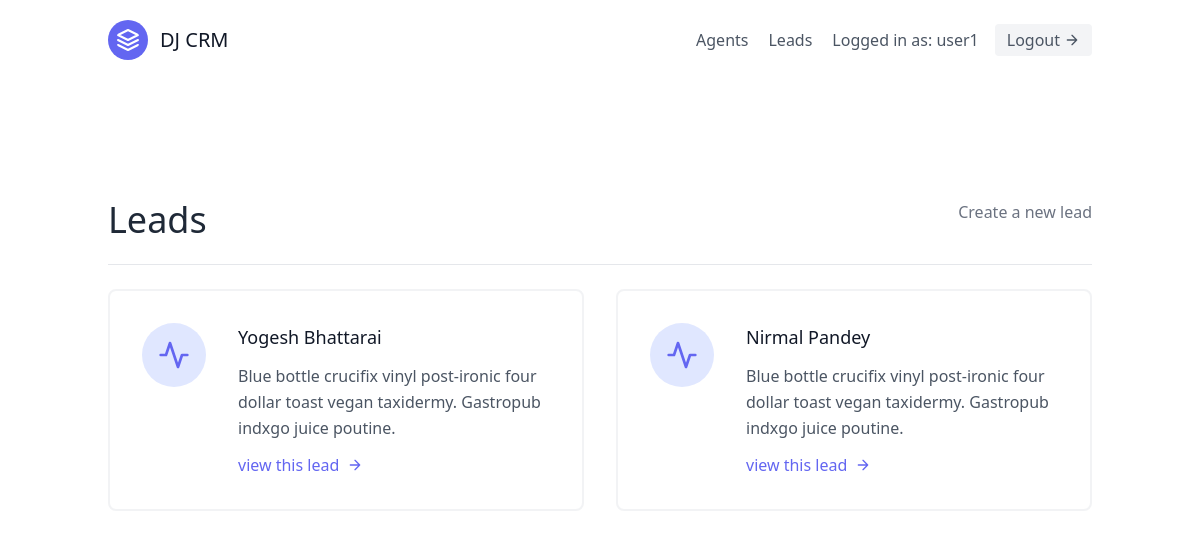
The page /leads/ (signed in) on the database as committed earlier.
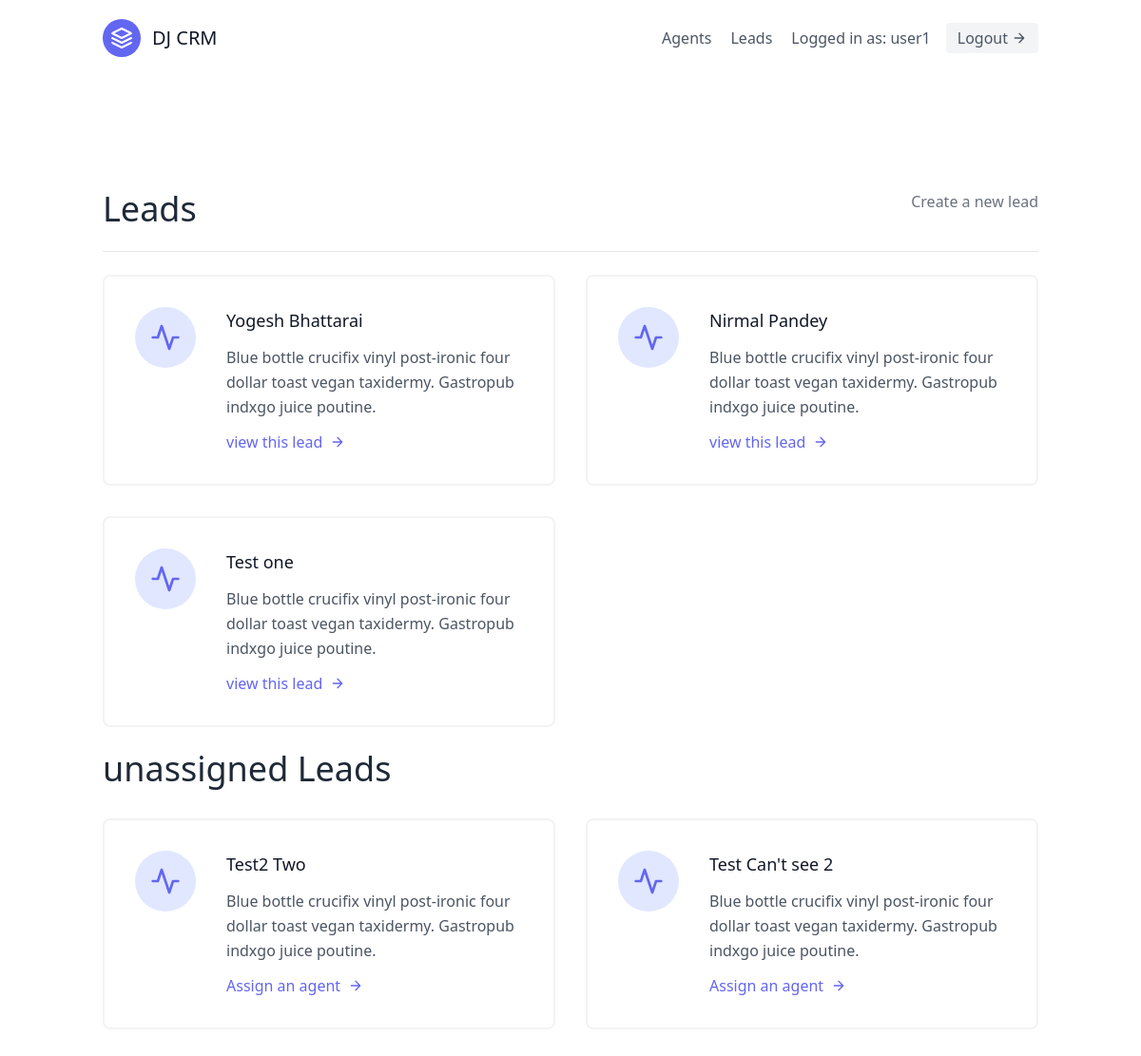
The same page on the database as committed later.
### leads/models.py (models this page shows, shortened)
class Lead(models.Model):
    first_name = models.CharField(max_length=100)
    last_name = models.CharField(max_length=100)
    age = models.PositiveIntegerField(default=0)
    organization=models.ForeignKey(UserProfile,on_delete=models.CASCADE)
    agent = models.ForeignKey("Agent", null=True, blank=True, on_delete=models.SET_NULL)

### leads/views.py (the view)
# urls.py: path('', LeadListView.as_view(), name="lead_list"),
class LeadListView(LoginRequiredMixin, ListView):
    template_name = "leads/lead_list.html"
    context_object_name = "leads"
    def get_queryset(self):
        user = self.request.user
        if user.is_organizer:
            queryset = Lead.objects.filter(
                organization=user.userprofile,
                agent__isnull=False
            )
        else:
            queryset=Lead.objects.filter(organization=user.agent.organization, agent__isnull=False)
            queryset = queryset.filter(agent__user=user)
        return queryset
    def get_context_data(self, **kwargs):
        context = super(LeadListView, self).get_context_data(**kwargs)
        user = self.request.user
        if user.is_organizer:
            queryset = Lead.objects.filter(
                organization=user.userprofile,
                agent__isnull=True
            )
        context.update({
            "unassigned_leads": queryset
        })
        return context

### leads/templates/leads/lead_list.html (shortened to what the changed rows need)
{% extends "base.html" %}
{% block content %}
<section class="text-gray-600 body-font">
    <div class="container px-5 py-24 mx-auto flex flex-wrap">
        <div class="w-full mb-6 py-6 flex justify-between items-centre border-b border-grey-200">
            <div>
                <h1 class="text-4xl text-gray-800">Leads</h1>
            </div>
        </div>
        <div class="flex flex-wrap -m-4">
            {% for lead in leads %}
            <div class="p-4 lg:w-1/2 md:w-full">
                <div class="flex border-2 rounded-lg border-gray-200 border-opacity-50 p-8 sm:flex-row flex-col">
                    <div class="w-16 h-16 sm:mr-8 sm:mb-0 mb-4 inline-flex items-center justify-center rounded-full bg-indigo-100 text-indigo-500 flex-shrink-0">
                        <svg fill="none" stroke="currentColor" stroke-linecap="round" stroke-linejoin="round" stroke-width="2" class="w-8 h-8" viewBox="0 0 24 24">
                            <path d="M22 12h-4l-3 9L9 3l-3 9H2"></path>
                        </svg>
                    </div>
                    <div class="flex-grow">
                        <h2 class="text-gray-900 text-lg title-font font-medium mb-3">
                            {{ lead.first_name }} {{ lead.last_name }}
                        </h2>
                        <p class="leading-relaxed text-base">
                            Blue bottle crucifix vinyl post-ironic four dollar toast vegan taxidermy. Gastropub indxgo juice poutine.
                        </p>
                        <a href="/leads/{{ lead.pk }}/" class="mt-3 text-indigo-500 inline-flex items-center">
                            view this lead
                            <svg fill="none" stroke="currentColor" stroke-linecap="round" stroke-linejoin="round"
                                stroke-width="2" class="w-4 h-4 ml-2" viewBox="0 0 24 24">
                                <path d="M5 12h14M12 5l7 7-7 7"></path>
                            </svg>
                        </a>
                    </div>
                </div>
            </div>
            {% endfor %}
        </div>
        {% if unassigned_leads.exists %}
        <div class="flex flex-wrap -m-4">
            <div class="p-4 mt-6 w-full">
                <h1 class="text-4xl text-gray-800">unassigned Leads</h1>
            </div>
                {% for lead in unassigned_leads %}
                <div class="p-4 lg:w-1/2 md:w-full">
                    <div class="flex border-2 rounded-lg border-gray-200 border-opacity-50 p-8 sm:flex-row flex-col">
                        <div class="w-16 h-16 sm:mr-8 sm:mb-0 mb-4 inline-flex items-center justify-center rounded-full bg-indigo-100 text-indigo-500 flex-shrink-0">
                            <svg fill="none" stroke="currentColor" stroke-linecap="round" stroke-linejoin="round" stroke-width="2" class="w-8 h-8" viewBox="0 0 24 24">
                                <path d="M22 12h-4l-3 9L9 3l-3 9H2"></path>
                            </svg>
                        </div>
                        <div class="flex-grow">
                            <h2 class="text-gray-900 text-lg title-font font-medium mb-3">
                                {{ lead.first_name }} {{ lead.last_name }}
                            </h2>
                            <p class="leading-relaxed text-base">
                                Blue bottle crucifix vinyl post-ironic four dollar toast vegan taxidermy. Gastropub indxgo juice poutine.
                            </p>
                            <a href="{% url 'assign_agent' lead.pk %}" class="mt-3 text-indigo-500 inline-flex items-center">
                                Assign an agent
                                <svg fill="none" stroke="currentColor" stroke-linecap="round" stroke-linejoin="round"
                                    stroke-width="2" class="w-4 h-4 ml-2" viewBox="0 0 24 24">
                                    <path d="M5 12h14M12 5l7 7-7 7"></path>
                                </svg>
                            </a>
                        </div>
                    </div>
                </div>
                {% endfor %}
            {% endif %}
    </div>
</section>
{% endblock content %}

Rows that differ between the two databases and show on the page:
added Lead: first_name "Test", last_name "one", shown under "Leads"
added Lead: first_name "Test2", last_name "Two", shown under "unassigned Leads"
added Lead: first_name "Test Can't see", last_name "2", shown under "unassigned Leads"
Other text that changed with them:
text now shown: "unassigned Leads"
